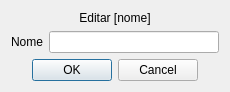
<?xml version="1.0" encoding="UTF-8"?>
<ui version="4.0">
 <class>Form</class>
 <widget class="QWidget" name="Form">
  <property name="geometry">
   <rect>
    <x>0</x>
    <y>0</y>
    <width>230</width>
    <height>88</height>
   </rect>
  </property>
  <property name="minimumSize">
   <size>
    <width>0</width>
    <height>0</height>
   </size>
  </property>
  <property name="maximumSize">
   <size>
    <width>230</width>
    <height>200</height>
   </size>
  </property>
  <property name="contextMenuPolicy">
   <enum>Qt::DefaultContextMenu</enum>
  </property>
  <property name="windowTitle">
   <string>Editar Categoria</string>
  </property>
  <layout class="QVBoxLayout" name="verticalLayout">
   <item>
    <widget class="QLabel" name="labelTitulo">
     <property name="text">
      <string>Editar [nome]</string>
     </property>
     <property name="alignment">
      <set>Qt::AlignCenter</set>
     </property>
    </widget>
   </item>
   <item>
    <layout class="QHBoxLayout" name="horizontalLayout">
     <item>
      <widget class="QLabel" name="labelNome">
       <property name="text">
        <string>Nome</string>
       </property>
      </widget>
     </item>
     <item>
      <widget class="QLineEdit" name="inputNome"/>
     </item>
    </layout>
   </item>
   <item>
    <widget class="QDialogButtonBox" name="buttonBox">
     <property name="standardButtons">
      <set>QDialogButtonBox::Cancel|QDialogButtonBox::Ok</set>
     </property>
     <property name="centerButtons">
      <bool>true</bool>
     </property>
    </widget>
   </item>
  </layout>
 </widget>
 <includes>
  <include location="local">Qt::SubWindow</include>
 </includes>
 <resources/>
 <connections/>
</ui>
